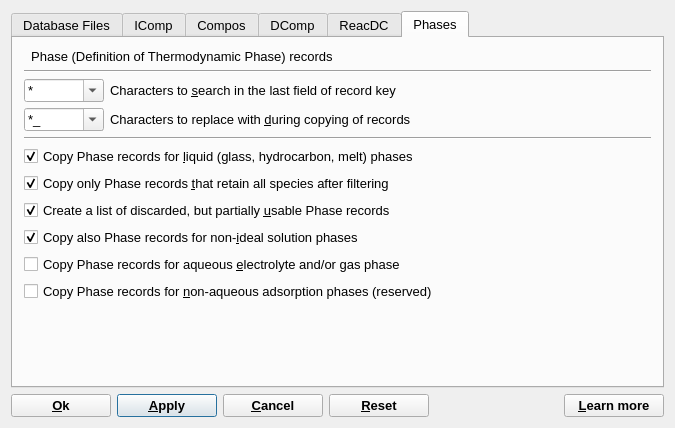
<?xml version="1.0" encoding="UTF-8"?>
<ui version="4.0">
 <class>SetFiltersDialogData</class>
 <widget class="QDialog" name="SetFiltersDialogData">
  <property name="windowModality">
   <enum>Qt::WindowModal</enum>
  </property>
  <property name="geometry">
   <rect>
    <x>0</x>
    <y>0</y>
    <width>675</width>
    <height>428</height>
   </rect>
  </property>
  <property name="font">
   <font>
    <pointsize>10</pointsize>
   </font>
  </property>
  <property name="windowTitle">
   <string>Setup of files and filters to create/extend an independent modelling project</string>
  </property>
  <layout class="QVBoxLayout">
   <item>
    <widget class="QTabWidget" name="twSetFilters">
     <property name="tabShape">
      <enum>QTabWidget::Rounded</enum>
     </property>
     <property name="currentIndex">
      <number>5</number>
     </property>
     <widget class="QWidget" name="tpFiles">
      <attribute name="title">
       <string>Database Files</string>
      </attribute>
      <layout class="QVBoxLayout" name="verticalLayout">
       <item>
        <widget class="QTreeWidget" name="lvDefDBfiles">
         <property name="midLineWidth">
          <number>0</number>
         </property>
         <property name="selectionMode">
          <enum>QAbstractItemView::MultiSelection</enum>
         </property>
         <property name="iconSize">
          <size>
           <width>0</width>
           <height>0</height>
          </size>
         </property>
         <attribute name="headerCascadingSectionResizes">
          <bool>true</bool>
         </attribute>
         <attribute name="headerDefaultSectionSize">
          <number>400</number>
         </attribute>
         <attribute name="headerMinimumSectionSize">
          <number>200</number>
         </attribute>
         <column>
          <property name="text">
           <string>Record type / File Keyword</string>
          </property>
         </column>
         <column>
          <property name="text">
           <string>File name (click toggles selection)</string>
          </property>
         </column>
        </widget>
       </item>
      </layout>
     </widget>
     <widget class="QWidget" name="tpIComp">
      <attribute name="title">
       <string>IComp</string>
      </attribute>
      <layout class="QGridLayout">
       <item row="0" column="0" colspan="3">
        <widget class="QLabel" name="tlICtab">
         <property name="sizePolicy">
          <sizepolicy hsizetype="Fixed" vsizetype="Fixed">
           <horstretch>0</horstretch>
           <verstretch>0</verstretch>
          </sizepolicy>
         </property>
         <property name="text">
          <string>  IComp (Independent Component) records</string>
         </property>
         <property name="wordWrap">
          <bool>false</bool>
         </property>
        </widget>
       </item>
       <item row="1" column="0" colspan="3">
        <widget class="Line" name="Line1">
         <property name="frameShape">
          <enum>QFrame::HLine</enum>
         </property>
         <property name="frameShadow">
          <enum>QFrame::Sunken</enum>
         </property>
        </widget>
       </item>
       <item row="2" column="0" colspan="3">
        <layout class="QHBoxLayout">
         <item>
          <layout class="QGridLayout">
           <item row="0" column="1">
            <widget class="QLabel" name="tlICsearch">
             <property name="text">
              <string>Characters to &amp;search in the last field of record key</string>
             </property>
             <property name="wordWrap">
              <bool>false</bool>
             </property>
             <property name="buddy">
              <cstring>cbICsearch</cstring>
             </property>
            </widget>
           </item>
           <item row="0" column="0">
            <widget class="QComboBox" name="cbICsearch">
             <property name="editable">
              <bool>true</bool>
             </property>
             <property name="currentIndex">
              <number>0</number>
             </property>
             <item>
              <property name="text">
               <string>*</string>
              </property>
             </item>
             <item>
              <property name="text">
               <string>?*</string>
              </property>
             </item>
             <item>
              <property name="text">
               <string>??*</string>
              </property>
             </item>
             <item>
              <property name="text">
               <string>???*</string>
              </property>
             </item>
             <item>
              <property name="text">
               <string>*?</string>
              </property>
             </item>
             <item>
              <property name="text">
               <string>*??</string>
              </property>
             </item>
             <item>
              <property name="text">
               <string>*???</string>
              </property>
             </item>
             <item>
              <property name="text">
               <string>*</string>
              </property>
             </item>
             <item>
              <property name="text">
               <string>*</string>
              </property>
             </item>
            </widget>
           </item>
           <item row="1" column="1">
            <widget class="QLabel" name="tlICreplace">
             <property name="text">
              <string>Characters to replace with &amp;during copying of records</string>
             </property>
             <property name="wordWrap">
              <bool>false</bool>
             </property>
             <property name="buddy">
              <cstring>cbICreplace</cstring>
             </property>
            </widget>
           </item>
           <item row="1" column="0">
            <widget class="QComboBox" name="cbICreplace">
             <property name="editable">
              <bool>true</bool>
             </property>
             <property name="currentIndex">
              <number>0</number>
             </property>
             <item>
              <property name="text">
               <string>*_</string>
              </property>
             </item>
             <item>
              <property name="text">
               <string>TEXT*</string>
              </property>
             </item>
             <item>
              <property name="text">
               <string>invcase*</string>
              </property>
             </item>
             <item>
              <property name="text">
               <string>*</string>
              </property>
             </item>
             <item>
              <property name="text">
               <string>*TEXT</string>
              </property>
             </item>
             <item>
              <property name="text">
               <string>*invcase</string>
              </property>
             </item>
             <item>
              <property name="text">
               <string>*</string>
              </property>
             </item>
             <item>
              <property name="text">
               <string>invcase</string>
              </property>
             </item>
             <item>
              <property name="text">
               <string>TEXT</string>
              </property>
             </item>
            </widget>
           </item>
          </layout>
         </item>
         <item>
          <spacer>
           <property name="orientation">
            <enum>Qt::Horizontal</enum>
           </property>
           <property name="sizeType">
            <enum>QSizePolicy::Expanding</enum>
           </property>
           <property name="sizeHint" stdset="0">
            <size>
             <width>20</width>
             <height>20</height>
            </size>
           </property>
          </spacer>
         </item>
        </layout>
       </item>
       <item row="3" column="0" colspan="3">
        <widget class="Line" name="Line1_2">
         <property name="frameShape">
          <enum>QFrame::HLine</enum>
         </property>
         <property name="frameShadow">
          <enum>QFrame::Sunken</enum>
         </property>
        </widget>
       </item>
       <item row="4" column="0" rowspan="2">
        <widget class="QLabel" name="tlIClist1">
         <property name="text">
          <string>List of currently selected &amp;IComp symbols: 
in Default database</string>
         </property>
         <property name="alignment">
          <set>Qt::AlignVCenter</set>
         </property>
         <property name="wordWrap">
          <bool>true</bool>
         </property>
         <property name="buddy">
          <cstring>tvIClistD</cstring>
         </property>
        </widget>
       </item>
       <item row="4" column="1" colspan="2">
        <widget class="QTextBrowser" name="tvIClistD"/>
       </item>
       <item row="6" column="1" colspan="2">
        <widget class="QTextBrowser" name="tvIClistP"/>
       </item>
       <item row="6" column="0">
        <widget class="QLabel" name="tlIClist2">
         <property name="text">
          <string>In the parent (old)
pro&amp;ject database</string>
         </property>
         <property name="alignment">
          <set>Qt::AlignVCenter</set>
         </property>
         <property name="wordWrap">
          <bool>true</bool>
         </property>
         <property name="buddy">
          <cstring>tvIClistP</cstring>
         </property>
        </widget>
       </item>
      </layout>
     </widget>
     <widget class="QWidget" name="tpCompos">
      <attribute name="title">
       <string>Compos</string>
      </attribute>
      <layout class="QGridLayout">
       <item row="0" column="0" colspan="2">
        <widget class="QLabel" name="tlPCOtab">
         <property name="sizePolicy">
          <sizepolicy hsizetype="Fixed" vsizetype="Fixed">
           <horstretch>0</horstretch>
           <verstretch>0</verstretch>
          </sizepolicy>
         </property>
         <property name="text">
          <string>  Compos (Predefined Composition Object) records</string>
         </property>
         <property name="wordWrap">
          <bool>false</bool>
         </property>
        </widget>
       </item>
       <item row="1" column="0" colspan="2">
        <widget class="Line" name="Line1_3">
         <property name="frameShape">
          <enum>QFrame::HLine</enum>
         </property>
         <property name="frameShadow">
          <enum>QFrame::Sunken</enum>
         </property>
        </widget>
       </item>
       <item row="2" column="0" colspan="2">
        <layout class="QHBoxLayout">
         <item>
          <layout class="QGridLayout">
           <item row="0" column="1">
            <widget class="QLabel" name="tlPCOsearch">
             <property name="text">
              <string>Characters to &amp;search in the last field of record key</string>
             </property>
             <property name="wordWrap">
              <bool>false</bool>
             </property>
             <property name="buddy">
              <cstring>cbPCOsearch</cstring>
             </property>
            </widget>
           </item>
           <item row="1" column="0">
            <widget class="QComboBox" name="cbPCOreplace">
             <property name="editable">
              <bool>true</bool>
             </property>
             <property name="currentIndex">
              <number>0</number>
             </property>
             <item>
              <property name="text">
               <string>*_</string>
              </property>
             </item>
             <item>
              <property name="text">
               <string>TEXT*</string>
              </property>
             </item>
             <item>
              <property name="text">
               <string>invcase*</string>
              </property>
             </item>
             <item>
              <property name="text">
               <string>*</string>
              </property>
             </item>
             <item>
              <property name="text">
               <string>*TEXT</string>
              </property>
             </item>
             <item>
              <property name="text">
               <string>*invcase</string>
              </property>
             </item>
             <item>
              <property name="text">
               <string>*</string>
              </property>
             </item>
             <item>
              <property name="text">
               <string>invcase</string>
              </property>
             </item>
             <item>
              <property name="text">
               <string>TEXT</string>
              </property>
             </item>
            </widget>
           </item>
           <item row="0" column="0">
            <widget class="QComboBox" name="cbPCOsearch">
             <property name="editable">
              <bool>true</bool>
             </property>
             <property name="currentIndex">
              <number>0</number>
             </property>
             <item>
              <property name="text">
               <string>*</string>
              </property>
             </item>
             <item>
              <property name="text">
               <string>?*</string>
              </property>
             </item>
             <item>
              <property name="text">
               <string>??*</string>
              </property>
             </item>
             <item>
              <property name="text">
               <string>???*</string>
              </property>
             </item>
             <item>
              <property name="text">
               <string>*?</string>
              </property>
             </item>
             <item>
              <property name="text">
               <string>*??</string>
              </property>
             </item>
             <item>
              <property name="text">
               <string>*???</string>
              </property>
             </item>
             <item>
              <property name="text">
               <string>*</string>
              </property>
             </item>
             <item>
              <property name="text">
               <string>*</string>
              </property>
             </item>
            </widget>
           </item>
           <item row="1" column="1">
            <widget class="QLabel" name="tlPCOreplace">
             <property name="text">
              <string>Characters to replace with &amp;during copying of records</string>
             </property>
             <property name="wordWrap">
              <bool>false</bool>
             </property>
             <property name="buddy">
              <cstring>cbPCOreplace</cstring>
             </property>
            </widget>
           </item>
          </layout>
         </item>
         <item>
          <spacer>
           <property name="orientation">
            <enum>Qt::Horizontal</enum>
           </property>
           <property name="sizeType">
            <enum>QSizePolicy::Expanding</enum>
           </property>
           <property name="sizeHint" stdset="0">
            <size>
             <width>40</width>
             <height>20</height>
            </size>
           </property>
          </spacer>
         </item>
        </layout>
       </item>
       <item row="3" column="0" colspan="2">
        <widget class="Line" name="Line1_3_2">
         <property name="frameShape">
          <enum>QFrame::HLine</enum>
         </property>
         <property name="frameShadow">
          <enum>QFrame::Sunken</enum>
         </property>
        </widget>
       </item>
       <item row="4" column="0">
        <widget class="QLabel" name="tlPCOfilter">
         <property name="text">
          <string>&amp;Filter script 

for copying 

records 

(reserved)</string>
         </property>
         <property name="alignment">
          <set>Qt::AlignRight|Qt::AlignTrailing|Qt::AlignVCenter</set>
         </property>
         <property name="wordWrap">
          <bool>false</bool>
         </property>
         <property name="buddy">
          <cstring>mlePCOfscript</cstring>
         </property>
        </widget>
       </item>
       <item row="4" column="1">
        <widget class="QTextEdit" name="mlePCOfscript"/>
       </item>
      </layout>
     </widget>
     <widget class="QWidget" name="tpDComp">
      <attribute name="title">
       <string>DComp</string>
      </attribute>
      <layout class="QGridLayout">
       <item row="0" column="0" colspan="2">
        <widget class="QLabel" name="tlDCtab">
         <property name="sizePolicy">
          <sizepolicy hsizetype="Fixed" vsizetype="Fixed">
           <horstretch>0</horstretch>
           <verstretch>0</verstretch>
          </sizepolicy>
         </property>
         <property name="text">
          <string>  DComp (standard thermochemical data) records</string>
         </property>
         <property name="wordWrap">
          <bool>false</bool>
         </property>
        </widget>
       </item>
       <item row="1" column="0" colspan="2">
        <widget class="Line" name="Line1_3_3">
         <property name="frameShape">
          <enum>QFrame::HLine</enum>
         </property>
         <property name="frameShadow">
          <enum>QFrame::Sunken</enum>
         </property>
        </widget>
       </item>
       <item row="2" column="0" colspan="2">
        <layout class="QHBoxLayout">
         <item>
          <layout class="QGridLayout">
           <item row="1" column="0">
            <widget class="QComboBox" name="cbDCreplace">
             <property name="editable">
              <bool>true</bool>
             </property>
             <property name="currentIndex">
              <number>0</number>
             </property>
             <item>
              <property name="text">
               <string>*_</string>
              </property>
             </item>
             <item>
              <property name="text">
               <string>TEXT*</string>
              </property>
             </item>
             <item>
              <property name="text">
               <string>invcase*</string>
              </property>
             </item>
             <item>
              <property name="text">
               <string>*</string>
              </property>
             </item>
             <item>
              <property name="text">
               <string>*TEXT</string>
              </property>
             </item>
             <item>
              <property name="text">
               <string>*invcase</string>
              </property>
             </item>
             <item>
              <property name="text">
               <string>invcase</string>
              </property>
             </item>
             <item>
              <property name="text">
               <string>TEXT</string>
              </property>
             </item>
            </widget>
           </item>
           <item row="1" column="1">
            <widget class="QLabel" name="tlDCreplace">
             <property name="text">
              <string>Characters to replace with &amp;during copying of records</string>
             </property>
             <property name="wordWrap">
              <bool>false</bool>
             </property>
             <property name="buddy">
              <cstring>cbDCreplace</cstring>
             </property>
            </widget>
           </item>
           <item row="0" column="1">
            <widget class="QLabel" name="tlDCsearch">
             <property name="text">
              <string>Characters to &amp;search in the last field of record key</string>
             </property>
             <property name="wordWrap">
              <bool>false</bool>
             </property>
             <property name="buddy">
              <cstring>cbDCsearch</cstring>
             </property>
            </widget>
           </item>
           <item row="0" column="0">
            <widget class="QComboBox" name="cbDCsearch">
             <property name="editable">
              <bool>true</bool>
             </property>
             <property name="currentIndex">
              <number>0</number>
             </property>
             <item>
              <property name="text">
               <string>*</string>
              </property>
             </item>
             <item>
              <property name="text">
               <string>?*</string>
              </property>
             </item>
             <item>
              <property name="text">
               <string>??*</string>
              </property>
             </item>
             <item>
              <property name="text">
               <string>???*</string>
              </property>
             </item>
             <item>
              <property name="text">
               <string>*?</string>
              </property>
             </item>
             <item>
              <property name="text">
               <string>*??</string>
              </property>
             </item>
             <item>
              <property name="text">
               <string>*???</string>
              </property>
             </item>
             <item>
              <property name="text">
               <string>*</string>
              </property>
             </item>
             <item>
              <property name="text">
               <string>*</string>
              </property>
             </item>
            </widget>
           </item>
          </layout>
         </item>
         <item>
          <spacer>
           <property name="orientation">
            <enum>Qt::Horizontal</enum>
           </property>
           <property name="sizeType">
            <enum>QSizePolicy::Expanding</enum>
           </property>
           <property name="sizeHint" stdset="0">
            <size>
             <width>40</width>
             <height>20</height>
            </size>
           </property>
          </spacer>
         </item>
        </layout>
       </item>
       <item row="3" column="0" colspan="2">
        <widget class="Line" name="Line1_3_4">
         <property name="frameShape">
          <enum>QFrame::HLine</enum>
         </property>
         <property name="frameShadow">
          <enum>QFrame::Sunken</enum>
         </property>
        </widget>
       </item>
       <item row="4" column="0">
        <widget class="QLabel" name="tlDCfilter">
         <property name="text">
          <string>&amp;Filter script 

for copying 

records 

(reserved)</string>
         </property>
         <property name="alignment">
          <set>Qt::AlignRight|Qt::AlignTrailing|Qt::AlignVCenter</set>
         </property>
         <property name="wordWrap">
          <bool>false</bool>
         </property>
         <property name="buddy">
          <cstring>mleDCfscript</cstring>
         </property>
        </widget>
       </item>
       <item row="4" column="1">
        <widget class="QTextEdit" name="mleDCfscript"/>
       </item>
      </layout>
     </widget>
     <widget class="QWidget" name="tpReacDC">
      <attribute name="title">
       <string>ReacDC</string>
      </attribute>
      <layout class="QGridLayout">
       <item row="0" column="0" colspan="2">
        <widget class="QLabel" name="tlREtab">
         <property name="sizePolicy">
          <sizepolicy hsizetype="Fixed" vsizetype="Fixed">
           <horstretch>0</horstretch>
           <verstretch>0</verstretch>
          </sizepolicy>
         </property>
         <property name="text">
          <string>  ReacDC (reaction-defined standard data) records</string>
         </property>
         <property name="wordWrap">
          <bool>false</bool>
         </property>
        </widget>
       </item>
       <item row="1" column="0" colspan="2">
        <widget class="Line" name="Line1_3_3_2">
         <property name="frameShape">
          <enum>QFrame::HLine</enum>
         </property>
         <property name="frameShadow">
          <enum>QFrame::Sunken</enum>
         </property>
        </widget>
       </item>
       <item row="2" column="0" colspan="2">
        <layout class="QHBoxLayout">
         <item>
          <layout class="QGridLayout">
           <item row="0" column="1">
            <widget class="QLabel" name="tlREsearch">
             <property name="text">
              <string>Characters to &amp;search in the last field of record key</string>
             </property>
             <property name="wordWrap">
              <bool>false</bool>
             </property>
             <property name="buddy">
              <cstring>cbREsearch</cstring>
             </property>
            </widget>
           </item>
           <item row="1" column="0">
            <widget class="QComboBox" name="cbREreplace">
             <property name="editable">
              <bool>true</bool>
             </property>
             <property name="currentIndex">
              <number>0</number>
             </property>
             <item>
              <property name="text">
               <string>*_</string>
              </property>
             </item>
             <item>
              <property name="text">
               <string>TEXT*</string>
              </property>
             </item>
             <item>
              <property name="text">
               <string>invcase*</string>
              </property>
             </item>
             <item>
              <property name="text">
               <string>*</string>
              </property>
             </item>
             <item>
              <property name="text">
               <string>*TEXT</string>
              </property>
             </item>
             <item>
              <property name="text">
               <string>*invcase</string>
              </property>
             </item>
             <item>
              <property name="text">
               <string>*</string>
              </property>
             </item>
             <item>
              <property name="text">
               <string>invcase</string>
              </property>
             </item>
             <item>
              <property name="text">
               <string>TEXT</string>
              </property>
             </item>
            </widget>
           </item>
           <item row="0" column="0">
            <widget class="QComboBox" name="cbREsearch">
             <property name="editable">
              <bool>true</bool>
             </property>
             <property name="currentIndex">
              <number>0</number>
             </property>
             <item>
              <property name="text">
               <string>*</string>
              </property>
             </item>
             <item>
              <property name="text">
               <string>?*</string>
              </property>
             </item>
             <item>
              <property name="text">
               <string>??*</string>
              </property>
             </item>
             <item>
              <property name="text">
               <string>???*</string>
              </property>
             </item>
             <item>
              <property name="text">
               <string>*?</string>
              </property>
             </item>
             <item>
              <property name="text">
               <string>*??</string>
              </property>
             </item>
             <item>
              <property name="text">
               <string>*???</string>
              </property>
             </item>
             <item>
              <property name="text">
               <string>*</string>
              </property>
             </item>
             <item>
              <property name="text">
               <string>*</string>
              </property>
             </item>
            </widget>
           </item>
           <item row="1" column="1">
            <widget class="QLabel" name="tlREreplace">
             <property name="text">
              <string>Characters to replace with &amp;during copying of records</string>
             </property>
             <property name="wordWrap">
              <bool>false</bool>
             </property>
             <property name="buddy">
              <cstring>cbREreplace</cstring>
             </property>
            </widget>
           </item>
          </layout>
         </item>
         <item>
          <spacer>
           <property name="orientation">
            <enum>Qt::Horizontal</enum>
           </property>
           <property name="sizeType">
            <enum>QSizePolicy::Expanding</enum>
           </property>
           <property name="sizeHint" stdset="0">
            <size>
             <width>40</width>
             <height>20</height>
            </size>
           </property>
          </spacer>
         </item>
        </layout>
       </item>
       <item row="3" column="0" colspan="2">
        <widget class="Line" name="Line1_3_3_3">
         <property name="frameShape">
          <enum>QFrame::HLine</enum>
         </property>
         <property name="frameShadow">
          <enum>QFrame::Sunken</enum>
         </property>
        </widget>
       </item>
       <item row="4" column="0">
        <widget class="QLabel" name="tlREfilter">
         <property name="text">
          <string>&amp;Filter script 

for copying 

records 

(reserved)</string>
         </property>
         <property name="alignment">
          <set>Qt::AlignRight|Qt::AlignTrailing|Qt::AlignVCenter</set>
         </property>
         <property name="wordWrap">
          <bool>false</bool>
         </property>
         <property name="buddy">
          <cstring>mleREfscript</cstring>
         </property>
        </widget>
       </item>
       <item row="4" column="1">
        <widget class="QTextEdit" name="mleREfscript"/>
       </item>
      </layout>
     </widget>
     <widget class="QWidget" name="tpPhase">
      <attribute name="title">
       <string>Phases</string>
      </attribute>
      <layout class="QVBoxLayout">
       <item>
        <widget class="QLabel" name="tlPHtab">
         <property name="text">
          <string>  Phase (Definition of Thermodynamic Phase) records</string>
         </property>
         <property name="wordWrap">
          <bool>false</bool>
         </property>
        </widget>
       </item>
       <item>
        <widget class="Line" name="Line1_3_5">
         <property name="frameShape">
          <enum>QFrame::HLine</enum>
         </property>
         <property name="frameShadow">
          <enum>QFrame::Sunken</enum>
         </property>
        </widget>
       </item>
       <item>
        <layout class="QHBoxLayout">
         <item>
          <layout class="QGridLayout">
           <item row="0" column="0">
            <widget class="QComboBox" name="cbPHsearch">
             <property name="editable">
              <bool>true</bool>
             </property>
             <property name="currentIndex">
              <number>0</number>
             </property>
             <item>
              <property name="text">
               <string>*</string>
              </property>
             </item>
             <item>
              <property name="text">
               <string>?*</string>
              </property>
             </item>
             <item>
              <property name="text">
               <string>??*</string>
              </property>
             </item>
             <item>
              <property name="text">
               <string>???*</string>
              </property>
             </item>
             <item>
              <property name="text">
               <string>*?</string>
              </property>
             </item>
             <item>
              <property name="text">
               <string>*??</string>
              </property>
             </item>
             <item>
              <property name="text">
               <string>*???</string>
              </property>
             </item>
             <item>
              <property name="text">
               <string>*</string>
              </property>
             </item>
             <item>
              <property name="text">
               <string>*</string>
              </property>
             </item>
            </widget>
           </item>
           <item row="1" column="0">
            <widget class="QComboBox" name="cbPHreplace">
             <property name="editable">
              <bool>true</bool>
             </property>
             <property name="currentIndex">
              <number>0</number>
             </property>
             <item>
              <property name="text">
               <string>*_</string>
              </property>
             </item>
             <item>
              <property name="text">
               <string>TEXT*</string>
              </property>
             </item>
             <item>
              <property name="text">
               <string>invcase*</string>
              </property>
             </item>
             <item>
              <property name="text">
               <string>*</string>
              </property>
             </item>
             <item>
              <property name="text">
               <string>*TEXT</string>
              </property>
             </item>
             <item>
              <property name="text">
               <string>*invcase</string>
              </property>
             </item>
             <item>
              <property name="text">
               <string>*</string>
              </property>
             </item>
             <item>
              <property name="text">
               <string>invcase</string>
              </property>
             </item>
             <item>
              <property name="text">
               <string>TEXT</string>
              </property>
             </item>
            </widget>
           </item>
           <item row="1" column="1">
            <widget class="QLabel" name="tlPHreplace">
             <property name="text">
              <string>Characters to replace with &amp;during copying of records</string>
             </property>
             <property name="wordWrap">
              <bool>false</bool>
             </property>
             <property name="buddy">
              <cstring>cbPHreplace</cstring>
             </property>
            </widget>
           </item>
           <item row="0" column="1">
            <widget class="QLabel" name="tlPHsearch">
             <property name="text">
              <string>Characters to &amp;search in the last field of record key</string>
             </property>
             <property name="wordWrap">
              <bool>false</bool>
             </property>
             <property name="buddy">
              <cstring>cbPHsearch</cstring>
             </property>
            </widget>
           </item>
          </layout>
         </item>
         <item>
          <spacer>
           <property name="orientation">
            <enum>Qt::Horizontal</enum>
           </property>
           <property name="sizeType">
            <enum>QSizePolicy::Expanding</enum>
           </property>
           <property name="sizeHint" stdset="0">
            <size>
             <width>40</width>
             <height>20</height>
            </size>
           </property>
          </spacer>
         </item>
        </layout>
       </item>
       <item>
        <widget class="Line" name="Line1_3_6">
         <property name="frameShape">
          <enum>QFrame::HLine</enum>
         </property>
         <property name="frameShadow">
          <enum>QFrame::Sunken</enum>
         </property>
        </widget>
       </item>
       <item>
        <widget class="QCheckBox" name="cbPHcopyL">
         <property name="text">
          <string>Copy Phase records for &amp;liquid (glass, hydrocarbon, melt) phases</string>
         </property>
         <property name="checked">
          <bool>true</bool>
         </property>
        </widget>
       </item>
       <item>
        <widget class="QCheckBox" name="cbPHcopyF">
         <property name="text">
          <string>Copy only Phase records &amp;that retain all species after filtering</string>
         </property>
         <property name="checked">
          <bool>true</bool>
         </property>
        </widget>
       </item>
       <item>
        <widget class="QCheckBox" name="cbPHcopyD">
         <property name="text">
          <string>Create a list of discarded, but partially &amp;usable Phase records</string>
         </property>
         <property name="checked">
          <bool>true</bool>
         </property>
        </widget>
       </item>
       <item>
        <widget class="QCheckBox" name="cbPHcopyN">
         <property name="text">
          <string>Copy also Phase records for non-&amp;ideal solution phases</string>
         </property>
         <property name="checked">
          <bool>true</bool>
         </property>
        </widget>
       </item>
       <item>
        <widget class="QCheckBox" name="cbPHcopyA">
         <property name="text">
          <string>Copy Phase records for aqueous &amp;electrolyte and/or gas phase</string>
         </property>
        </widget>
       </item>
       <item>
        <widget class="QCheckBox" name="cbPHcopyY">
         <property name="text">
          <string>Copy Phase records for &amp;non-aqueous adsorption phases (reserved)</string>
         </property>
        </widget>
       </item>
       <item>
        <spacer>
         <property name="orientation">
          <enum>Qt::Vertical</enum>
         </property>
         <property name="sizeType">
          <enum>QSizePolicy::Expanding</enum>
         </property>
         <property name="sizeHint" stdset="0">
          <size>
           <width>20</width>
           <height>40</height>
          </size>
         </property>
        </spacer>
       </item>
      </layout>
     </widget>
    </widget>
   </item>
   <item>
    <layout class="QHBoxLayout">
     <item>
      <widget class="QPushButton" name="pbOk">
       <property name="minimumSize">
        <size>
         <width>100</width>
         <height>0</height>
        </size>
       </property>
       <property name="font">
        <font>
         <weight>75</weight>
         <bold>true</bold>
        </font>
       </property>
       <property name="text">
        <string>&amp;Ok</string>
       </property>
       <property name="shortcut">
        <string>Alt+O</string>
       </property>
      </widget>
     </item>
     <item>
      <widget class="QPushButton" name="pbApply">
       <property name="minimumSize">
        <size>
         <width>100</width>
         <height>0</height>
        </size>
       </property>
       <property name="font">
        <font>
         <weight>75</weight>
         <bold>true</bold>
        </font>
       </property>
       <property name="text">
        <string>&amp;Apply</string>
       </property>
       <property name="shortcut">
        <string>Alt+A</string>
       </property>
       <property name="default">
        <bool>true</bool>
       </property>
      </widget>
     </item>
     <item>
      <widget class="QPushButton" name="pbCancel">
       <property name="minimumSize">
        <size>
         <width>100</width>
         <height>0</height>
        </size>
       </property>
       <property name="font">
        <font>
         <weight>75</weight>
         <bold>true</bold>
        </font>
       </property>
       <property name="text">
        <string>&amp;Cancel</string>
       </property>
       <property name="shortcut">
        <string>Alt+C</string>
       </property>
      </widget>
     </item>
     <item>
      <widget class="QPushButton" name="pbReset">
       <property name="minimumSize">
        <size>
         <width>100</width>
         <height>0</height>
        </size>
       </property>
       <property name="font">
        <font>
         <weight>75</weight>
         <bold>true</bold>
        </font>
       </property>
       <property name="text">
        <string>&amp;Reset</string>
       </property>
       <property name="shortcut">
        <string>Alt+R</string>
       </property>
      </widget>
     </item>
     <item>
      <spacer>
       <property name="orientation">
        <enum>Qt::Horizontal</enum>
       </property>
       <property name="sizeType">
        <enum>QSizePolicy::Expanding</enum>
       </property>
       <property name="sizeHint" stdset="0">
        <size>
         <width>117</width>
         <height>20</height>
        </size>
       </property>
      </spacer>
     </item>
     <item>
      <widget class="QPushButton" name="pbHelp">
       <property name="minimumSize">
        <size>
         <width>100</width>
         <height>0</height>
        </size>
       </property>
       <property name="font">
        <font>
         <weight>75</weight>
         <bold>true</bold>
        </font>
       </property>
       <property name="text">
        <string>&amp;Learn more</string>
       </property>
       <property name="shortcut">
        <string>F1</string>
       </property>
      </widget>
     </item>
    </layout>
   </item>
  </layout>
 </widget>
 <layoutdefault spacing="6" margin="11"/>
 <tabstops>
  <tabstop>cbICsearch</tabstop>
  <tabstop>cbICreplace</tabstop>
  <tabstop>tvIClistD</tabstop>
  <tabstop>tvIClistP</tabstop>
  <tabstop>cbPCOsearch</tabstop>
  <tabstop>cbPCOreplace</tabstop>
  <tabstop>mlePCOfscript</tabstop>
  <tabstop>cbDCsearch</tabstop>
  <tabstop>cbDCreplace</tabstop>
  <tabstop>mleDCfscript</tabstop>
  <tabstop>cbREsearch</tabstop>
  <tabstop>cbREreplace</tabstop>
  <tabstop>mleREfscript</tabstop>
  <tabstop>cbPHsearch</tabstop>
  <tabstop>cbPHreplace</tabstop>
  <tabstop>cbPHcopyL</tabstop>
  <tabstop>cbPHcopyF</tabstop>
  <tabstop>cbPHcopyD</tabstop>
  <tabstop>cbPHcopyN</tabstop>
  <tabstop>cbPHcopyA</tabstop>
  <tabstop>cbPHcopyY</tabstop>
  <tabstop>pbOk</tabstop>
  <tabstop>pbApply</tabstop>
  <tabstop>pbCancel</tabstop>
  <tabstop>pbReset</tabstop>
  <tabstop>pbHelp</tabstop>
  <tabstop>twSetFilters</tabstop>
 </tabstops>
 <resources/>
 <connections/>
</ui>
